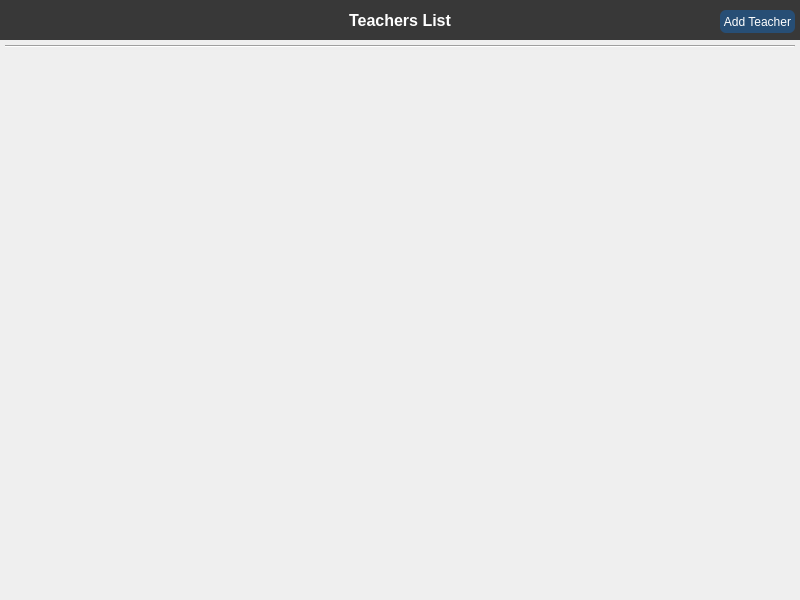
<?xml version="1.0" encoding="UTF-8"?>
<ui version="4.0">
 <class>Form</class>
 <widget class="QWidget" name="Form">
  <property name="geometry">
   <rect>
    <x>0</x>
    <y>0</y>
    <width>800</width>
    <height>600</height>
   </rect>
  </property>
  <property name="windowTitle">
   <string>Form</string>
  </property>
  <widget class="QPushButton" name="btn_add_teacher">
   <property name="geometry">
    <rect>
     <x>720</x>
     <y>10</y>
     <width>75</width>
     <height>23</height>
    </rect>
   </property>
   <property name="styleSheet">
    <string notr="true">QPushButton{
color: rgb(255, 255, 255);
background-color: rgb(39, 78, 117);
border-radius:6;
}

QPushButton:hover{
color: rgb(255, 255, 255);
background-color: rgb(78, 39, 117);
border-radius:6;
}</string>
   </property>
   <property name="text">
    <string>Add Teacher</string>
   </property>
  </widget>
  <widget class="QLabel" name="label">
   <property name="geometry">
    <rect>
     <x>0</x>
     <y>0</y>
     <width>800</width>
     <height>40</height>
    </rect>
   </property>
   <property name="font">
    <font>
     <pointsize>12</pointsize>
     <weight>75</weight>
     <bold>true</bold>
    </font>
   </property>
   <property name="styleSheet">
    <string notr="true">color: rgb(255, 255, 255);
background-color: rgb(56, 56, 56);</string>
   </property>
   <property name="text">
    <string>Teachers List</string>
   </property>
   <property name="alignment">
    <set>Qt::AlignCenter</set>
   </property>
  </widget>
  <widget class="Line" name="line">
   <property name="geometry">
    <rect>
     <x>5</x>
     <y>45</y>
     <width>790</width>
     <height>3</height>
    </rect>
   </property>
   <property name="orientation">
    <enum>Qt::Horizontal</enum>
   </property>
  </widget>
  <widget class="QWidget" name="verticalLayoutWidget">
   <property name="geometry">
    <rect>
     <x>0</x>
     <y>50</y>
     <width>781</width>
     <height>541</height>
    </rect>
   </property>
   <layout class="QVBoxLayout" name="verticalLayout"/>
  </widget>
  <zorder>label</zorder>
  <zorder>line</zorder>
  <zorder>btn_add_teacher</zorder>
  <zorder>verticalLayoutWidget</zorder>
 </widget>
 <resources/>
 <connections/>
</ui>
